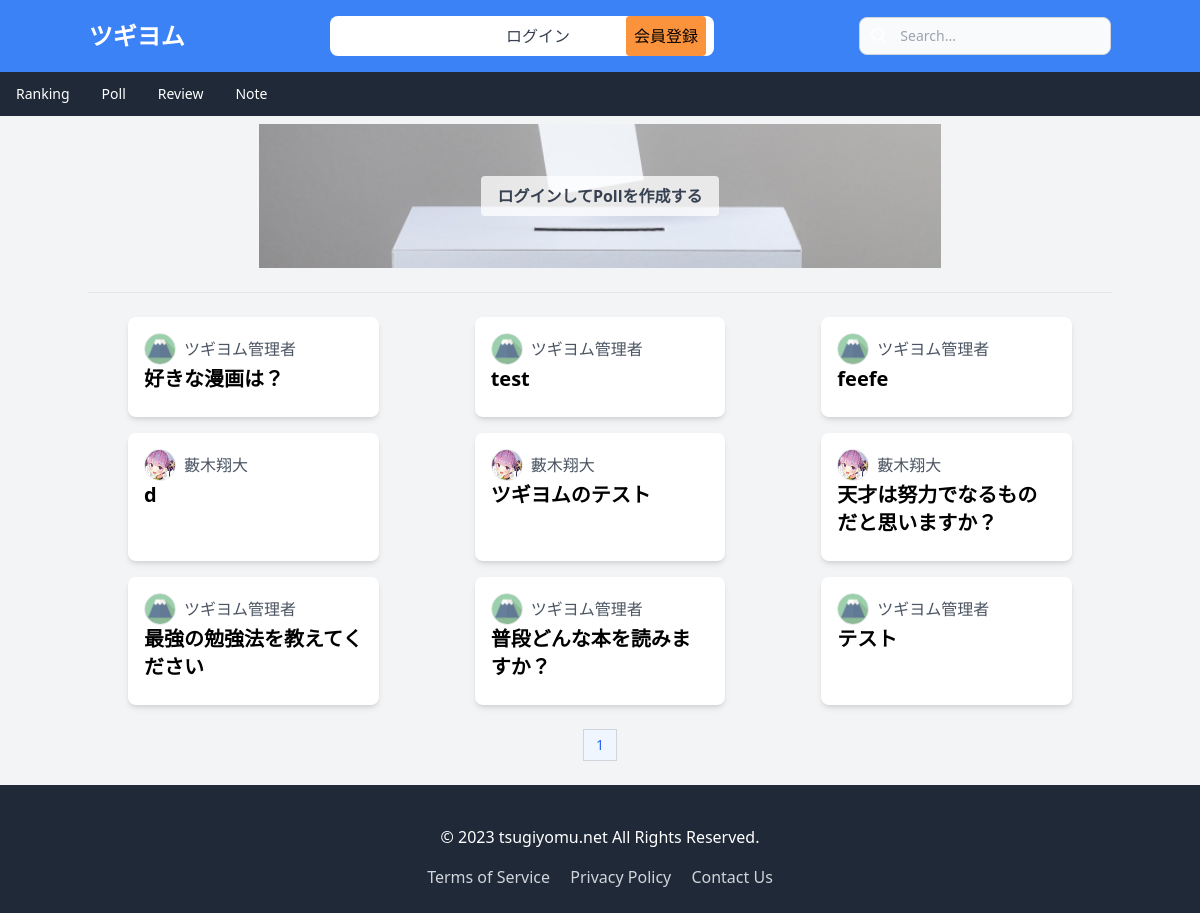
Before: /poll/ with the older database file.
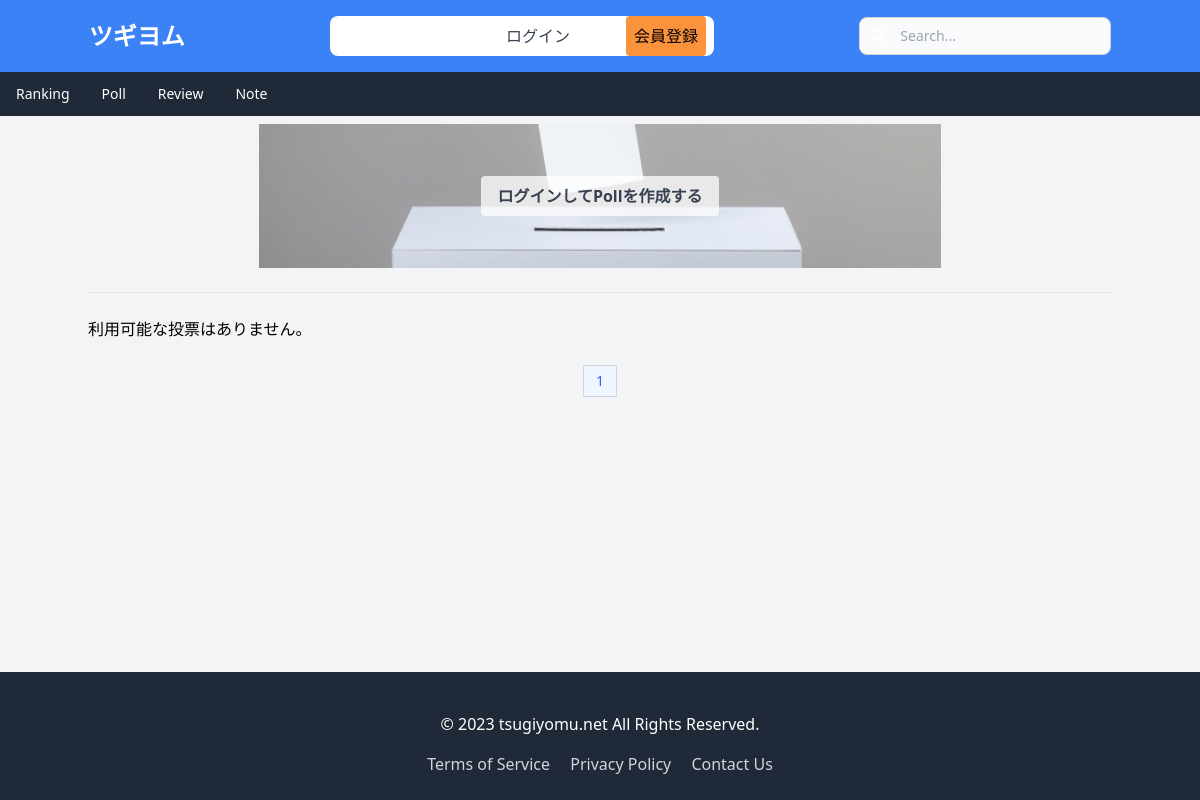
After: the same page with the newer database file.
### api/models.py (models this page shows, shortened)
class Poll(models.Model):
    id =  models.CharField(default=create_id(22), primary_key=True, max_length=22, editable=False)
    creator = models.ForeignKey(Profile, on_delete=models.CASCADE, related_name='created_polls')
    question = models.CharField(max_length=255)
    created_at = models.DateTimeField(auto_now_add=True)
    content = models.TextField(default="")

class Profile(models.Model):
    id =  models.CharField(default=create_id(10), primary_key=True, max_length=10, editable=False)
    user = models.OneToOneField(User, on_delete=models.CASCADE)
    name = models.CharField(max_length=255)
    bio = models.TextField()
    image = models.ImageField(upload_to=user_directory_path, default='default.png')
    def __str__(self):
      return self.name

### poll/views.py (the view)
# urls.py: path('', poll_list, name='poll'),
def poll_list(request):
    polls = Poll.objects.all().order_by('-created_at')
    paginator = Paginator(polls, 20)
    page_number = request.GET.get('page', 1)
    onEachSide = 3
    onEnds = 2
    try:
            poll_page = paginator.page(page_number)
    except PageNotAnInteger:
            poll_page = paginator.page(1)
    except EmptyPage:
            poll_page = paginator.page(paginator.num_pages)
    page_range = paginator.get_elided_page_range(number=page_number, on_each_side=onEachSide, on_ends=onEnds)
    context = {
        'polls': poll_page,
        'page_range': page_range,
    }
    return render(request, 'poll_list.html', context)

### poll/templates/poll_list.html (shortened to what this page needs)
{% extends 'base.html' %}
{% load static %}
{% block content %}
<div class="container mx-auto mt-2">
  <div class="relative">
    <img class="hidden md:block w-2/3 h-auto mx-auto" src="{% static 'images/vote.sp.jpg' %}" alt="">
    {% if request.user.is_authenticated %}
    <a href="{% url 'create_poll' %}" class="absolute top-0 left-0 w-full h-full flex items-center justify-center">
      <span class="bg-white bg-opacity-75 py-2 px-4 rounded text-gray-700 font-bold">Pollを作成する</span>
    </a>
    {% else %}
    <a href="{% url 'create_poll' %}" class="absolute top-0 left-0 w-full h-full flex items-center justify-center">
      <span class="bg-white bg-opacity-75 py-2 px-4 rounded text-gray-700 font-bold">ログインしてPollを作成する</span>
    </a>
    {% endif %}
</div>
  <br>
  <hr>
  <br>
  <div class="grid grid-cols-1 md:grid-cols-2 lg:grid-cols-3 gap-4">
      {% for poll in polls %}
          <a href="{% url 'poll_vote' poll.id %}" class="bg-white rounded-lg shadow-md overflow-hidden hover:bg-gray-100 mx-10">
              <div class="p-4">
                <div class="flex items-center">
                  <img src="{{ poll.creator.image.url }}" alt="Profile Image" class="w-8 h-8   object-cover border rounded-full ">
                  <p class="pl-2 text-gray-600">{{ poll.creator }}</p>
                </div>
                  <h2 class="text-xl font-bold mb-2">{{ poll.question }}</h2>
              </div>
          </a>
      {% empty %}
          <p>利用可能な投票はありません。</p>
      {% endfor %}
  </div>
</div>
<br>
  <nav class="flex justify-center">
    <ul class="inline-flex -space-x-px text-sm">
      {% for num in page_range %}
      <li>
        {% if polls.number == num %}
        <a href="#" aria-current="page" class="flex items-center justify-center px-3 h-8 text-blue-600 border border-gray-300 bg-blue-50 hover:bg-blue-100 hover:text-blue-700 dark:border-gray-700 dark:bg-gray-700 dark:text-white">{{ num }}</a>
        {% else %}
        <a href="page={{ num }}" class="flex items-center justify-center px-3 h-8 leading-tight text-gray-500 bg-white border border-gray-300 hover:bg-gray-100 hover:text-gray-700 dark:bg-gray-800 dark:border-gray-700 dark:text-gray-400 dark:hover:bg-gray-700 dark:hover:text-white">{{ num }}</a>
        {% endif %}
      </li>
      {% endfor %}
    </ul>
  </nav>
  <br>
{% endblock %}

### api/templates/base.html (shortened to what this page needs)
<!DOCTYPE html>
<html lang="ja">
<head>
  <script src="https://cdn.tailwindcss.com"></script>
  <link href="https://cdnjs.cloudflare.com/ajax/libs/font-awesome/5.15.1/css/all.min.css" rel="stylesheet">
</head>
<body class="flex flex-col min-h-screen bg-gray-100 ">
  <nav class="border-gray-200 bg-blue-500">
    <div class="max-w-screen-xl flex flex-wrap items-center justify-around mx-auto p-4">
    <a href="{% url 'index' %}" class="flex items-center">
        <span class="self-center text-2xl font-semibold whitespace-nowrap text-white">ツギヨム</span>
    </a>
    <div class="flex md:order-2">
      <div class="relative hidden md:block">
        <div class="absolute inset-y-0 left-0 flex items-center pl-3 pointer-events-none">
        </div>
        <form method="get" action="{% url 'search_books' %}" >
          <input type="text" name="q" value="{{ query }}" class="block w-full p-2 pl-10 text-sm text-gray-900 border border-gray-300 rounded-lg bg-gray-50 focus:ring-blue-500 focus:border-blue-500 dark:bg-gray-700 dark:border-gray-600 dark:placeholder-gray-400 dark:text-white dark:focus:ring-blue-500 dark:focus:border-blue-500" placeholder="Search...">
        </form>
        </div>
    </div>
      <div class="items-center justify-end hidden w-full md:flex md:w-auto md:order-1" id="navbar-search">
        <ul class="flex flex-col p-4 md:p-0 mt-4 font-medium border border-gray-100 rounded-lg bg-gray-50 md:flex-row md:space-x-8 md:mt-0 md:border-0 md:bg-white bg-gray-800 md:dark:bg-blue-500 dark:border-gray-700 text-white md:text-black">
          <li>
            <a href="{% url 'about' %}" class="block py-2 px-2 md:text-white rounded  hover:text-bg-blue-300  font-bold  mx-2">ツギヨムとは</a>
          </li>
          {% if request.user.is_authenticated %}
            <li>
              <a href="{% url 'account' %}" class="block py-2 px-2 font-bold text-white  md:text-gray-700 rounded text-gray-900  md:bg-white mx-2">マイページ</a>
            </li>
            <li>
              <a href="{% url 'create_blog' %}" class="block py-2 px-2 font-bold  md:text-gray-700 rounded md:bg-white mx-2">Noteを書く</a>
            </li>
          {% else %}
            <li>
              <a href="{% url 'login' %}" class="block py-2 px-2  md:text-gray-700 rounded md:bg-white mx-2 ">ログイン</a>
            </li>
            <li>
              <a href="{% url 'signup' %}" class="block py-2 px-2  rounded  md:bg-orange-400 mx-2">会員登録</a>
            </li>
          {% endif %}
        </ul>
      </div>
    </div>
  </nav>
  <nav class="bg-gray-800">
    <div class="max-w-screen-xl px-4 py-3 mx-auto">
        <div class="flex items-center">
            <ul class="flex flex-row font-medium mt-0 mr-6 space-x-8 text-sm">
                <li>
                    <a href="{% url 'ranking' %}" class="text-white hover:underline">Ranking</a>
                </li>
                <li>
                  <a a href="{% url 'poll' %}" class="text-white hover:underline">Poll</a>
                </li>
                <li>
                    <a href="{% url 'review' %}" class="text-white hover:underline">Review</a>
                </li>
                <li>
                  <a href="{% url 'blog_list' %}" class="text-white hover:underline">Note</a>
              </li>
            </ul>
        </div>
    </div>
</nav>
<div class=" flex-grow">
  {% block content %}
  {% endblock %}
</div>
<footer class="bg-gray-800 text-white py-6 pt-10">
  <div class="container mx-auto text-center">
      <p class="mb-4">© 2023  tsugiyomu.net All Rights Reserved.</p>
      <div class="space-x-4">
          <a href="#" class="text-gray-300 hover:text-white">Terms of Service</a>
          <a href="#" class="text-gray-300 hover:text-white">Privacy Policy</a>
          <a href="#" class="text-gray-300 hover:text-white">Contact Us</a>
      </div>
  </div>
</footer>
</body>
</html>

Changed rows visible on the page:
removed Poll: creator.image (picture), creator "ツギヨム管理者", question "好きな漫画は？"
removed Poll: creator.image (picture), creator "ツギヨム管理者", question "test"
removed Poll: creator.image (picture), creator "ツギヨム管理者", question "feefe"
removed Poll: creator.image (picture), creator "藪木翔大", question "d"
removed Poll: creator.image (picture), creator "藪木翔大", question "ツギヨムのテスト"
removed Poll: creator.image (picture), creator "藪木翔大", question "天才は努力でなるものだと思いますか？"
removed Poll: creator.image (picture), creator "ツギヨム管理者", question "最強の勉強法を教えてください"
removed Poll: creator.image (picture), creator "ツギヨム管理者", question "普段どんな本を読みますか？"
removed Poll: creator.image (picture), creator "ツギヨム管理者", question "テスト"
Other visible differences:
text now shown: "利用可能な投票はありません。"
